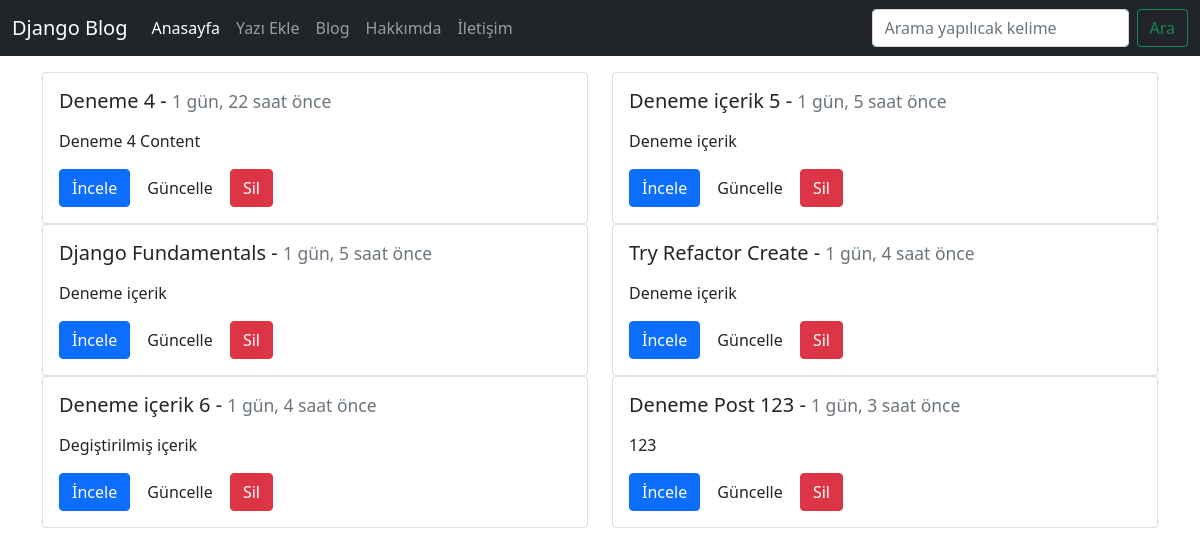
The app's page /post/index/, older data.
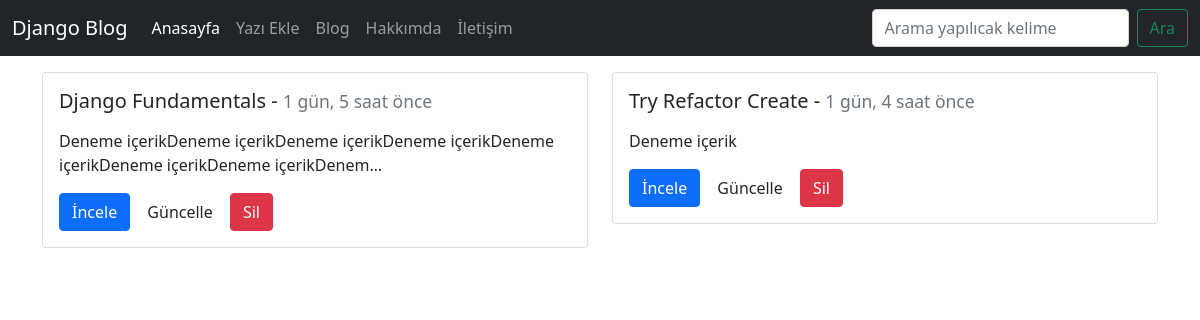
The same page, newer data.
### post/models.py (models this page shows, shortened)
class Post(models.Model):
    title = models.CharField("Başlık", max_length=120)
    content = models.TextField("İçerik")
    publishing_date = models.DateTimeField("Yayımlanma Tarihi", auto_now_add=True)
    def get_absolute_url(self):
        return reverse('post:detail', kwargs={'id': self.id})
    def get_update_url(self):
        return reverse('post:update', kwargs={'id': self.id})
    def get_delete_url(self):
        return reverse('post:delete', kwargs={'id': self.id})

### post/views.py (the view)
# urls.py: path('index/', post_index, name='index'),
def post_index(request):
    posts = Post.objects.all()
    return render(request, 'post/index.html', {'posts': posts})

### templates/post/index.html
    {% extends 'base.html' %}
    {% block body %}
    <div class="container">
        <div class="row pt-3">
          {% for post in posts %}
            <div class="col-md-6 col-sm-6 col-12">
                <div class="card" style="width:100%">
                  <div class="card-body">
                    <h5 class="card-title">{{ post.title }} - <small class="text-muted h-6">{{ post.publishing_date|timesince }} önce</small></h5>
                    <p class="card-text"> {{ post.content|linebreaks|truncatechars:100 }}</p>
                    <a href="{{post.get_absolute_url}}" class="btn btn-primary">İncele</a>
                    <a href="{{post.get_update_url}}" class="btn btn-default">Güncelle</a>
                    <a href="{{post.get_delete_url}}" class="btn btn-danger">Sil</a>
                  </div>
                </div>
            </div>
          {% endfor %}
        </div>
    </div>
    {% endblock %}

### templates/base.html (shortened to what this page needs)
{% load static %}
<!DOCTYPE html>
<html lang="tr">
<head>
    <link href="{% static 'css/bootstrap.min.css' %}" rel="stylesheet">
    <link href="{% static 'css/style.css' %}" rel="stylesheet">
</head>
<body>
    {% include 'header.html' %}
    {% block body %}
    {% endblock %}
</body>
</html>

### templates/header.html (shortened to what this page needs)
<nav class="navbar navbar-expand-lg navbar-dark sticky-top bg-dark">
  <div class="container-fluid">
    <a class="navbar-brand" href="{% url 'home' %}">Django Blog</a>
    <div class="collapse navbar-collapse" id="navbarSupportedContent">
      <ul class="navbar-nav me-auto mb-2 mb-lg-0">
        <li class="nav-item">
          <a class="nav-link active" aria-current="page" href="{% url 'home' %}">Anasayfa</a>
        </li>
        <li class="nav-item">
          <a class="nav-link" href="{% url 'post:create' %}">Yazı Ekle</a>
        </li>
        <li class="nav-item">
          <a class="nav-link" href="{% url 'post:index' %}">Blog</a>
        </li>
        <li class="nav-item">
          <a class="nav-link" href="{% url 'home' %}">Hakkımda</a>
        </li>
        <li class="nav-item">
          <a class="nav-link" href="{% url 'home' %}">İletişim</a>
        </li>
      </ul>
      <form class="d-flex">
        <input class="form-control me-2" type="search" placeholder="Arama yapılıcak kelime" aria-label="Search">
        <button class="btn btn-outline-success" type="submit">Ara</button>
      </form>
    </div>
  </div>
</nav>

Row changes from the older to the newer data that the page shows:
removed Post: title "Deneme 4", publishing_date "1 gün, 22 saat", content "Deneme 4 Content"
removed Post: title "Deneme içerik 5", publishing_date "1 gün, 5 saat", content "Deneme içerik"
removed Post: title "Deneme içerik 6", publishing_date "1 gün, 4 saat", content "Degiştirilmiş içerik"
removed Post: title "Deneme Post 123", publishing_date "1 gün, 3 saat", content "123"
changed Post "Django Fundamentals": content "Deneme içerik" → "Deneme içerikDeneme içerikDeneme içerikDeneme içerikDeneme içerikDeneme içerikDeneme içerikDenem…"
